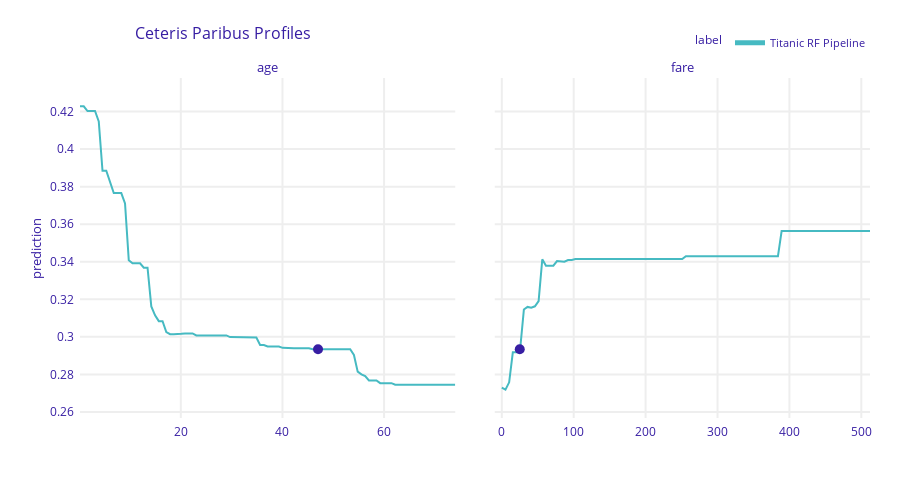

Notebook code cell kept with this figure:
### Code cell
import dalex as dx
from sklearn.preprocessing import StandardScaler, OneHotEncoder
from sklearn.pipeline import make_pipeline
from sklearn.compose import make_column_transformer
from sklearn.ensemble import RandomForestClassifier
import pandas as pd

titanic = dx.datasets.load_titanic()
X = titanic.drop(columns='survived')
y = titanic.survived

preprocess = make_column_transformer(
    (StandardScaler(), ['age', 'fare', 'parch', 'sibsp']),
    (OneHotEncoder(), ['gender', 'class', 'embarked']))



titanic_rf = make_pipeline(
    preprocess,
    RandomForestClassifier(max_depth = 3, n_estimators = 500))
titanic_rf.fit(X, y)

titanic_rf_exp = dx.Explainer(titanic_rf, 
                    X, y, label = "Titanic RF Pipeline")

henry = pd.DataFrame({'gender'   : ['male'],
                       'age'     : [47],
                       'class'   : ['1st'],
                       'embarked': ['Cherbourg'],
                       'fare'    : [25],
                       'sibsp'   : [0],
                       'parch'   : [0]},
                      index = ['Henry'])

cp_henry = titanic_rf_exp.predict_profile(henry)
cp_henry.result

cp_henry.plot(variables = ['age', 'fare'])
